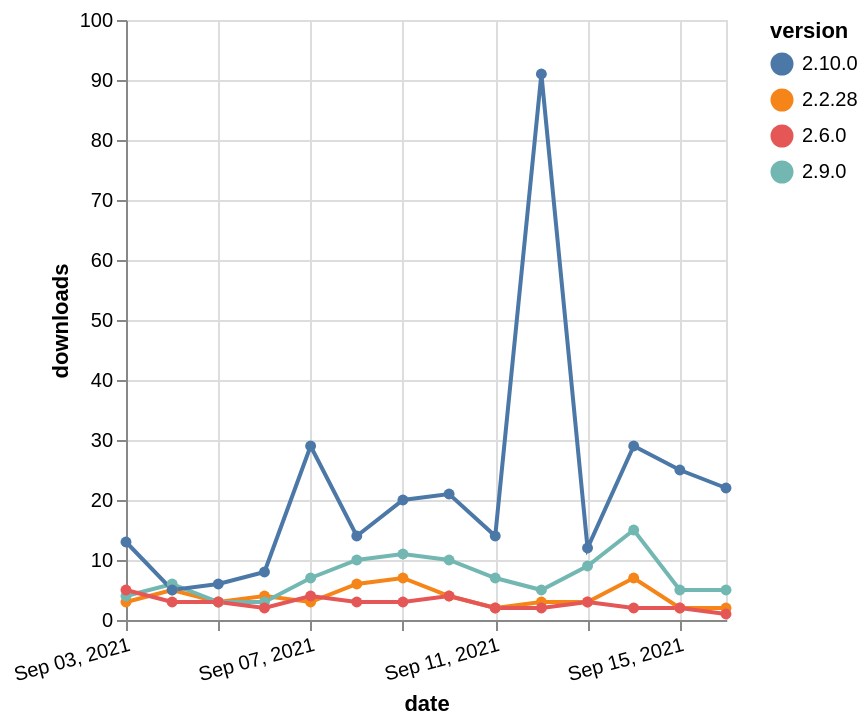

Vega-Lite specification stored for this chart:
### Vega-Lite specification from a JSON file in a GitHub repository (floating-point values rounded to 4 significant figures)
{"$schema": "https://vega.github.io/schema/vega-lite/v5.json", "description": "A simple bar chart with embedded data.", "data": {"values": [{"date": "2021-09-03", "total": 6208, "delta": 3, "version": "2.2.28"}, {"date": "2021-09-04", "total": 6213, "delta": 5, "version": "2.2.28"}, {"date": "2021-09-05", "total": 6216, "delta": 3, "version": "2.2.28"}, {"date": "2021-09-06", "total": 6220, "delta": 4, "version": "2.2.28"}, {"date": "2021-09-07", "total": 6223, "delta": 3, "version": "2.2.28"}, {"date": "2021-09-08", "total": 6229, "delta": 6, "version": "2.2.28"}, {"date": "2021-09-09", "total": 6236, "delta": 7, "version": "2.2.28"}, {"date": "2021-09-10", "total": 6240, "delta": 4, "version": "2.2.28"}, {"date": "2021-09-11", "total": 6242, "delta": 2, "version": "2.2.28"}, {"date": "2021-09-12", "total": 6245, "delta": 3, "version": "2.2.28"}, {"date": "2021-09-13", "total": 6248, "delta": 3, "version": "2.2.28"}, {"date": "2021-09-14", "total": 6255, "delta": 7, "version": "2.2.28"}, {"date": "2021-09-15", "total": 6257, "delta": 2, "version": "2.2.28"}, {"date": "2021-09-16", "total": 6259, "delta": 2, "version": "2.2.28"}, {"date": "2021-09-03", "total": 6769, "delta": 4, "version": "2.9.0"}, {"date": "2021-09-04", "total": 6775, "delta": 6, "version": "2.9.0"}, {"date": "2021-09-05", "total": 6778, "delta": 3, "version": "2.9.0"}, {"date": "2021-09-06", "total": 6781, "delta": 3, "version": "2.9.0"}, {"date": "2021-09-07", "total": 6788, "delta": 7, "version": "2.9.0"}, {"date": "2021-09-08", "total": 6798, "delta": 10, "version": "2.9.0"}, {"date": "2021-09-09", "total": 6809, "delta": 11, "version": "2.9.0"}, {"date": "2021-09-10", "total": 6819, "delta": 10, "version": "2.9.0"}, {"date": "2021-09-11", "total": 6826, "delta": 7, "version": "2.9.0"}, {"date": "2021-09-12", "total": 6831, "delta": 5, "version": "2.9.0"}, {"date": "2021-09-13", "total": 6840, "delta": 9, "version": "2.9.0"}, {"date": "2021-09-14", "total": 6855, "delta": 15, "version": "2.9.0"}, {"date": "2021-09-15", "total": 6860, "delta": 5, "version": "2.9.0"}, {"date": "2021-09-16", "total": 6865, "delta": 5, "version": "2.9.0"}, {"date": "2021-09-03", "total": 6076, "delta": 5, "version": "2.6.0"}, {"date": "2021-09-04", "total": 6079, "delta": 3, "version": "2.6.0"}, {"date": "2021-09-05", "total": 6082, "delta": 3, "version": "2.6.0"}, {"date": "2021-09-06", "total": 6084, "delta": 2, "version": "2.6.0"}, {"date": "2021-09-07", "total": 6088, "delta": 4, "version": "2.6.0"}, {"date": "2021-09-08", "total": 6091, "delta": 3, "version": "2.6.0"}, {"date": "2021-09-09", "total": 6094, "delta": 3, "version": "2.6.0"}, {"date": "2021-09-10", "total": 6098, "delta": 4, "version": "2.6.0"}, {"date": "2021-09-11", "total": 6100, "delta": 2, "version": "2.6.0"}, {"date": "2021-09-12", "total": 6102, "delta": 2, "version": "2.6.0"}, {"date": "2021-09-13", "total": 6105, "delta": 3, "version": "2.6.0"}, {"date": "2021-09-14", "total": 6107, "delta": 2, "version": "2.6.0"}, {"date": "2021-09-15", "total": 6109, "delta": 2, "version": "2.6.0"}, {"date": "2021-09-16", "total": 6110, "delta": 1, "version": "2.6.0"}, {"date": "2021-09-03", "total": 4172, "delta": 13, "version": "2.10.0"}, {"date": "2021-09-04", "total": 4177, "delta": 5, "version": "2.10.0"}, {"date": "2021-09-05", "total": 4183, "delta": 6, "version": "2.10.0"}, {"date": "2021-09-06", "total": 4191, "delta": 8, "version": "2.10.0"}, {"date": "2021-09-07", "total": 4220, "delta": 29, "version": "2.10.0"}, {"date": "2021-09-08", "total": 4234, "delta": 14, "version": "2.10.0"}, {"date": "2021-09-09", "total": 4254, "delta": 20, "version": "2.10.0"}, {"date": "2021-09-10", "total": 4275, "delta": 21, "version": "2.10.0"}, {"date": "2021-09-11", "total": 4289, "delta": 14, "version": "2.10.0"}, {"date": "2021-09-12", "total": 4380, "delta": 91, "version": "2.10.0"}, {"date": "2021-09-13", "total": 4392, "delta": 12, "version": "2.10.0"}, {"date": "2021-09-14", "total": 4421, "delta": 29, "version": "2.10.0"}, {"date": "2021-09-15", "total": 4446, "delta": 25, "version": "2.10.0"}, {"date": "2021-09-16", "total": 4468, "delta": 22, "version": "2.10.0"}]}, "width": "container", "mark": {"type": "line", "point": {"filled": true}}, "encoding": {"x": {"field": "date", "type": "temporal", "timeUnit": "yearmonthdate", "title": "date", "axis": {"labelAngle": -15}}, "y": {"field": "delta", "type": "quantitative", "title": "downloads"}, "color": {"field": "version", "type": "nominal"}, "tooltip": {"field": "delta"}}}
